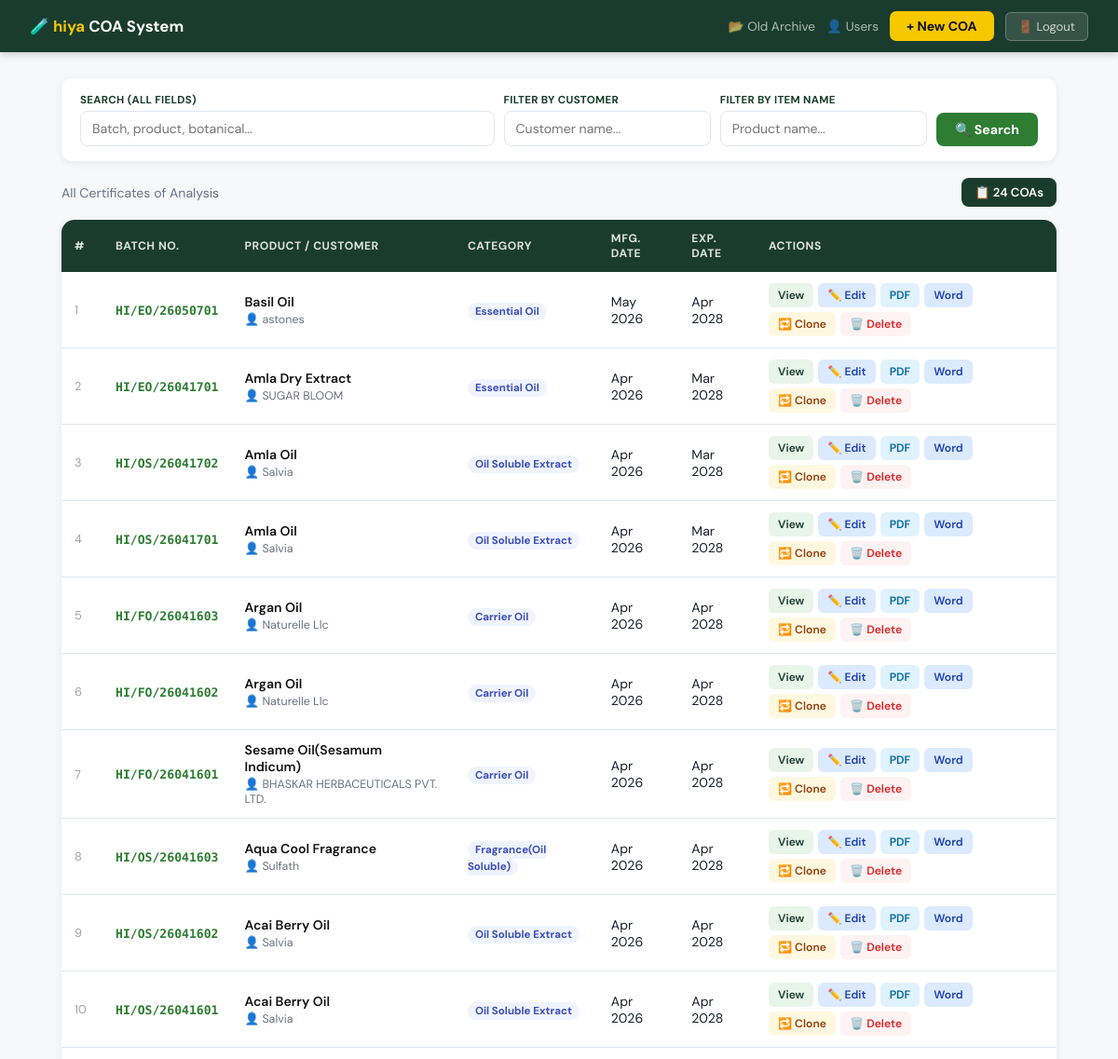
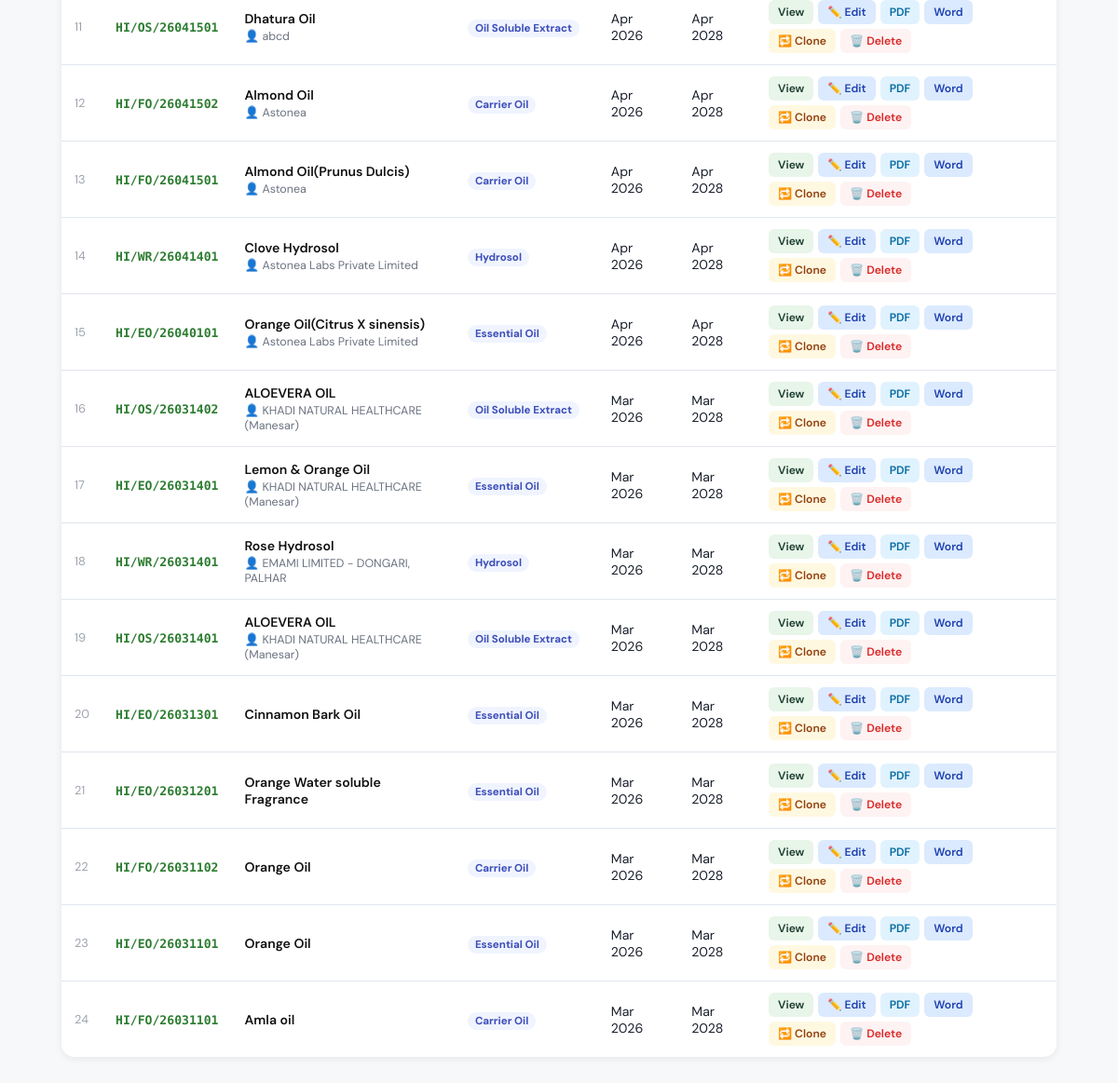
The app's page /coa/ (signed in), older data (2 pictures, top to bottom).
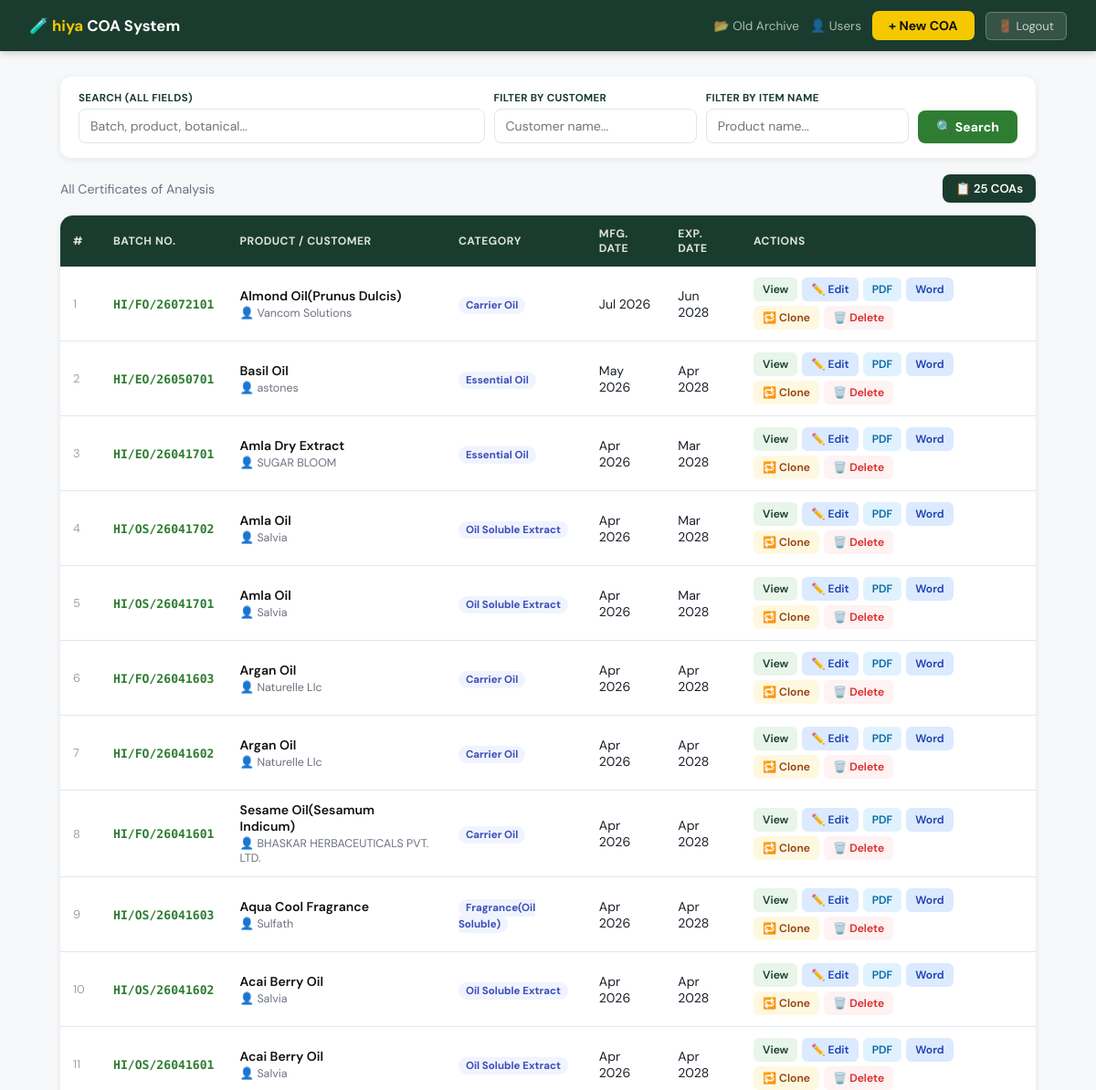
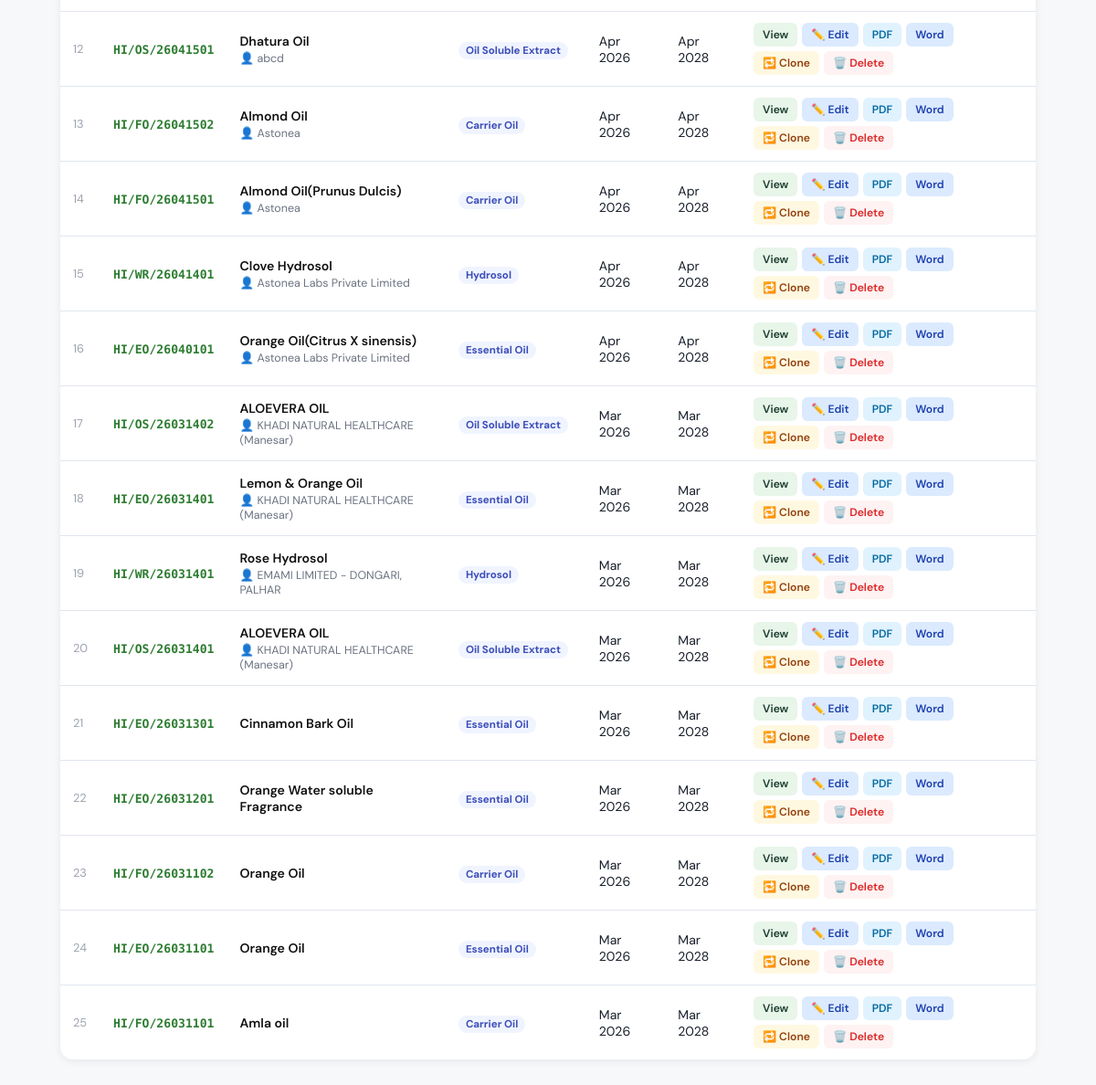
The same page, newer data (2 pictures, top to bottom).
### coa/models.py (models this page shows, shortened)
class COA(models.Model):
    product_name   = models.CharField(max_length=200)
    category       = models.ForeignKey(Category, on_delete=models.CASCADE)
    botanical_name = models.CharField(max_length=500, blank=True, null=True)
    plant_part     = models.CharField(max_length=300, blank=True, null=True)
    customer_name  = models.CharField(max_length=300, blank=True, null=True,
                                       help_text="For records only. Not printed on COA.")
    batch_no           = models.CharField(max_length=50, unique=True, blank=True)
    manufacturing_date = models.DateField(default=date.today)
    expiry_date        = models.DateField(blank=True, null=True)
    status     = models.CharField(max_length=20, choices=STATUS_CHOICES, default='DRAFT')
    created_at = models.DateTimeField(auto_now_add=True, db_index=True)
    created_by = models.ForeignKey('auth.User', on_delete=models.SET_NULL,
                                    null=True, blank=True, related_name='coas_created',
                                    help_text='User who created this COA. Not printed on COA.')

class Category(models.Model):
    name = models.CharField(max_length=500)
    code = models.CharField(max_length=10, blank=True,
        help_text="Short code used in Batch No. e.g. FO, EO, OS")

### coa/views.py (the view, shortened to what this page needs)
# urls.py: path('',                              views.coa_list,           name='coa_list'),
@login_required
def coa_list(request):
    from django.core.paginator import Paginator
    query    = request.GET.get('q', '').strip()
    customer = request.GET.get('customer', '').strip()
    item     = request.GET.get('item', '').strip()
    coas     = COA.objects.select_related('category').order_by('-created_at')
    if customer:
        coas = coas.filter(customer_name__icontains=customer)
    if item:
        coas = coas.filter(product_name__icontains=item)
    paginator = Paginator(coas, 50)
    page_obj  = paginator.get_page(request.GET.get('page'))
    return render(request, 'coa/coa_list.html', {
        'coas':      page_obj,
        'page_obj':  page_obj,
        'query':     query,
        'customer':  customer,
        'item':      item,
    })

### coa/templates/coa/coa_list.html (shortened to what this page needs)
<!DOCTYPE html>
<html lang="en">
<head>
</head>
<body>
<nav class="navbar">
    <div class="navbar-brand">🧪 <span>hiya</span> COA System</div>
    <div class="nav-actions">
        <a href="{% url 'old_coa_search' %}" class="nav-link">📂 Old Archive</a>
        {% if user.is_superuser or user.profile.role == 'admin' %}
        <a href="{% url 'user_list' %}" class="nav-link">👤 Users</a>
        {% endif %}
        <a href="{% url 'create_coa' %}" class="btn-new">+ New COA</a>
        <form method="post" action="{% url 'logout' %}" style="display:inline;">
            <button type="submit" style="background:rgba(255,255,255,0.12);border:1px solid rgba(255,255,255,0.25);color:rgba(255,255,255,0.75);padding:6px 13px;border-radius:6px;cursor:pointer;font-family:'DM Sans',sans-serif;font-size:0.82rem;">🚪 Logout</button>
        </form>
    </div>
</nav>
<div class="page-wrapper">
    <form method="get" class="filter-bar">
        <div class="fg" style="flex:2;">
            <label>Search (all fields)</label>
            <input type="text" name="q" value="{{ query }}" placeholder="Batch, product, botanical...">
        </div>
        <div class="fg">
            <label>Filter by Customer</label>
            <input type="text" name="customer" value="{{ customer }}" placeholder="Customer name...">
        </div>
        <div class="fg">
            <label>Filter by Item Name</label>
            <input type="text" name="item" value="{{ item }}" placeholder="Product name...">
        </div>
        <button type="submit" class="btn-search">🔍 Search</button>
    </form>
    <div class="top-bar">
        <div style="font-size:0.88rem;color:#6b7280;">
            {% if query or customer or item %}Filtered results{% else %}All Certificates of Analysis{% endif %}
        </div>
        <div class="count-chip">📋 {{ page_obj.paginator.count }} COA{% if page_obj.paginator.count != 1 %}s{% endif %}</div>
    </div>
    <div class="card">
        {% if coas %}
        <table>
            <thead>
                <tr>
                    <th>#</th>
                    <th>Batch No.</th>
                    <th>Product / Customer</th>
                    <th class="hide-m">Category</th>
                    <th class="hide-m">Mfg. Date</th>
                    <th class="hide-m">Exp. Date</th>
                    <th>Actions</th>
                </tr>
            </thead>
            <tbody>
                {% for coa in coas %}
                <tr>
                    <td style="color:#9ca3af;font-size:0.8rem;">{{ forloop.counter }}</td>
                    <td><span class="batch-no">{{ coa.batch_no }}</span></td>
                    <td>
                        <div class="product-name">{{ coa.product_name }}</div>
                        {% if coa.customer_name %}<div class="customer-tag">👤 {{ coa.customer_name }}</div>{% endif %}
                    </td>
                    <td class="hide-m"><span class="cat-badge">{{ coa.category.name }}</span></td>
                    <td class="hide-m">{{ coa.manufacturing_date|date:"M Y" }}</td>
                    <td class="hide-m">{{ coa.expiry_date|date:"M Y"|default:"—" }}</td>
                    <td>
                        <div class="actions-cell">
                            <a href="{% url 'coa_detail' coa.id %}"       class="btn-a btn-view">View</a>
                            <a href="{% url 'edit_coa' coa.id %}"          class="btn-a btn-edit">✏️ Edit</a>
                            <a href="{% url 'download_coa_pdf' coa.id %}"   class="btn-a btn-pdf">PDF</a>
                            <a href="{% url 'download_coa_word' coa.id %}"  class="btn-a btn-edit">Word</a>
                            <a href="{% url 'clone_coa' coa.id %}"         class="btn-a btn-clone">🔁 Clone</a>
                            <button type="button" class="btn-a btn-delete"
                                onclick="confirmDelete('{% url 'delete_coa' coa.id %}','{{ coa.product_name|escapejs }} — {{ coa.batch_no|escapejs }}')">
                                🗑️ Delete
                            </button>
                        </div>
                    </td>
                </tr>
                {% endfor %}
            </tbody>
        </table>
        {% endif %}
    </div>
</div>
</body>
</html>

### coa/templates/coa/coa_list.html (style rules this page uses)
:root { --gd:#1a3c2e;--gm:#2e7d32;--gl:#e8f5e9;--gold:#f5c800;--bd:#e0e6ed;--bg:#f6f8fa;--sh:0 2px 8px rgba(0,0,0,0.07); }
* { box-sizing:border-box;margin:0;padding:0; }
body { font-family:'DM Sans',sans-serif;background:var(--bg);color:#1a202c;min-height:100vh; }
.navbar { background:var(--gd);height:56px;padding:0 32px;display:flex;align-items:center;justify-content:space-between;box-shadow:0 2px 8px rgba(0,0,0,0.2);position:sticky;top:0;z-index:50; }
.navbar-brand { font-size:1.05rem;font-weight:700;color:#fff; }
.navbar-brand span { color:var(--gold); }
.nav-actions { display:flex;align-items:center;gap:12px; }
.btn-new { background:var(--gold);color:#111;border:none;padding:7px 18px;border-radius:7px;font-family:'DM Sans',sans-serif;font-size:0.88rem;font-weight:700;cursor:pointer;text-decoration:none; }
.nav-link { color:rgba(255,255,255,0.65);font-size:0.85rem;text-decoration:none; }
.page-wrapper { max-width:1100px;margin:0 auto;padding:28px 16px 60px; }
.filter-bar { background:#fff;border-radius:12px;box-shadow:var(--sh);padding:16px 20px;margin-bottom:18px;display:flex;gap:10px;align-items:flex-end;flex-wrap:wrap; }
.fg { display:flex;flex-direction:column;gap:4px;flex:1;min-width:150px; }
.fg label { font-size:0.72rem;font-weight:700;color:var(--gd);text-transform:uppercase;letter-spacing:0.3px; }
.fg input { padding:9px 12px;border:1.5px solid var(--bd);border-radius:8px;font-family:'DM Sans',sans-serif;font-size:0.88rem;outline:none; }
.btn-search { background:var(--gm);color:#fff;border:none;padding:9px 20px;border-radius:8px;font-family:'DM Sans',sans-serif;font-size:0.88rem;font-weight:700;cursor:pointer; }
.card { background:#fff;border-radius:14px;box-shadow:var(--sh);overflow:hidden; }
.top-bar { display:flex;align-items:center;justify-content:space-between;margin-bottom:14px;flex-wrap:wrap;gap:8px; }
.count-chip { background:var(--gd);color:#fff;padding:7px 14px;border-radius:8px;font-size:0.82rem;font-weight:600; }
table { width:100%;border-collapse:collapse; }
thead { background:var(--gd); }
thead th { padding:12px 14px;text-align:left;font-size:0.76rem;font-weight:700;color:rgba(255,255,255,0.85);text-transform:uppercase;letter-spacing:0.5px; }
tbody tr { border-bottom:1px solid var(--bd);transition:background 0.1s; }
tbody tr:last-child { border-bottom:none; }
td { padding:12px 14px;font-size:0.88rem;vertical-align:middle; }
.batch-no { font-family:'DM Mono',monospace;font-size:0.82rem;color:var(--gm);font-weight:600; }
.product-name { font-weight:600;color:#111; }
.customer-tag { font-size:0.78rem;color:#6b7280;margin-top:2px; }
.cat-badge { background:#f0f4ff;color:#3b4db8;font-size:0.72rem;font-weight:700;padding:2px 8px;border-radius:20px; }
.actions-cell { display:flex;gap:5px;flex-wrap:wrap; }
.btn-a { padding:5px 10px;border-radius:6px;font-size:0.76rem;font-weight:600;text-decoration:none;border:none;cursor:pointer;font-family:'DM Sans',sans-serif;white-space:nowrap; }
.btn-view { background:var(--gl);color:var(--gd); }
.btn-edit { background:#dbeafe;color:#1e40af; }
.btn-pdf { background:#e0f2fe;color:#0369a1; }
.btn-clone { background:#fff8e1;color:#92400e; }
.btn-delete { background:#fef2f2;color:#dc2626; }

Row changes from the older to the newer data that the page shows:
added COA: batch_no "HI/FO/26072101", product_name "Almond Oil(Prunus Dulcis)", customer_name "Vancom Solutions", category.name "Carrier Oil", manufacturing_date "Jul 2026", expiry_date "Jun 2028"
Text that changed along with them:
{{ page_obj.paginator.count }}: "24" → "25"
